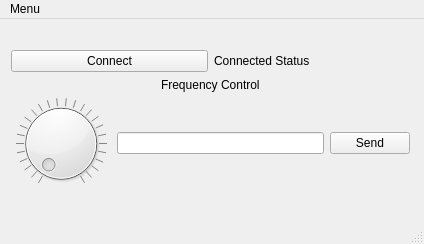
<?xml version="1.0" encoding="UTF-8"?>
<ui version="4.0">
 <class>MainWindow</class>
 <widget class="QMainWindow" name="MainWindow">
  <property name="geometry">
   <rect>
    <x>0</x>
    <y>0</y>
    <width>424</width>
    <height>244</height>
   </rect>
  </property>
  <property name="windowTitle">
   <string>MainWindow</string>
  </property>
  <widget class="QWidget" name="centralWidget">
   <widget class="QWidget" name="verticalLayoutWidget">
    <property name="geometry">
     <rect>
      <x>0</x>
      <y>20</y>
      <width>421</width>
      <height>161</height>
     </rect>
    </property>
    <layout class="QVBoxLayout" name="verticalLayout">
     <item>
      <layout class="QHBoxLayout" name="horizontalLayout_2">
       <item>
        <widget class="QPushButton" name="connect_button">
         <property name="text">
          <string>Connect</string>
         </property>
        </widget>
       </item>
       <item>
        <widget class="QLabel" name="connect_status">
         <property name="text">
          <string>Connected Status</string>
         </property>
        </widget>
       </item>
      </layout>
     </item>
     <item>
      <layout class="QVBoxLayout" name="verticalLayout_2">
       <item alignment="Qt::AlignHCenter|Qt::AlignVCenter">
        <widget class="QLabel" name="label">
         <property name="sizePolicy">
          <sizepolicy hsizetype="Minimum" vsizetype="Minimum">
           <horstretch>0</horstretch>
           <verstretch>0</verstretch>
          </sizepolicy>
         </property>
         <property name="minimumSize">
          <size>
           <width>62</width>
           <height>14</height>
          </size>
         </property>
         <property name="text">
          <string>Frequency Control</string>
         </property>
         <property name="alignment">
          <set>Qt::AlignBottom|Qt::AlignLeading|Qt::AlignLeft</set>
         </property>
        </widget>
       </item>
       <item>
        <layout class="QHBoxLayout" name="horizontalLayout">
         <item>
          <widget class="QDial" name="frequency_dial">
           <property name="sizePolicy">
            <sizepolicy hsizetype="Minimum" vsizetype="Minimum">
             <horstretch>0</horstretch>
             <verstretch>0</verstretch>
            </sizepolicy>
           </property>
           <property name="maximum">
            <number>1500</number>
           </property>
           <property name="singleStep">
            <number>10</number>
           </property>
           <property name="notchesVisible">
            <bool>true</bool>
           </property>
          </widget>
         </item>
         <item>
          <widget class="QLineEdit" name="frequency_text_box"/>
         </item>
         <item>
          <widget class="QPushButton" name="send_frequency_button">
           <property name="text">
            <string>Send</string>
           </property>
          </widget>
         </item>
        </layout>
       </item>
      </layout>
     </item>
    </layout>
   </widget>
   <zorder>verticalLayoutWidget</zorder>
   <zorder>verticalLayoutWidget</zorder>
   <zorder>horizontalLayoutWidget</zorder>
   <zorder>horizontalLayoutWidget</zorder>
  </widget>
  <widget class="QMenuBar" name="menuBar">
   <property name="geometry">
    <rect>
     <x>0</x>
     <y>0</y>
     <width>424</width>
     <height>25</height>
    </rect>
   </property>
   <widget class="QMenu" name="menuDDS_Control_Interface">
    <property name="title">
     <string>Menu</string>
    </property>
    <addaction name="actionExit"/>
   </widget>
   <addaction name="menuDDS_Control_Interface"/>
  </widget>
  <widget class="QStatusBar" name="statusBar"/>
  <action name="actionExit">
   <property name="text">
    <string>Exit</string>
   </property>
  </action>
 </widget>
 <layoutdefault spacing="6" margin="11"/>
 <resources/>
 <connections/>
</ui>
